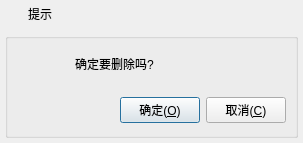
<?xml version="1.0" encoding="UTF-8"?>
<ui version="4.0">
 <class>frmMessageBox</class>
 <widget class="QDialog" name="frmMessageBox">
  <property name="geometry">
   <rect>
    <x>0</x>
    <y>0</y>
    <width>303</width>
    <height>143</height>
   </rect>
  </property>
  <property name="windowTitle">
   <string>提示</string>
  </property>
  <layout class="QVBoxLayout" name="verticalLayout">
   <property name="spacing">
    <number>0</number>
   </property>
   <property name="leftMargin">
    <number>0</number>
   </property>
   <property name="topMargin">
    <number>0</number>
   </property>
   <property name="rightMargin">
    <number>0</number>
   </property>
   <property name="bottomMargin">
    <number>0</number>
   </property>
   <item>
    <widget class="QWidget" name="widget_title" native="true">
     <property name="sizePolicy">
      <sizepolicy hsizetype="Preferred" vsizetype="Fixed">
       <horstretch>0</horstretch>
       <verstretch>0</verstretch>
      </sizepolicy>
     </property>
     <property name="minimumSize">
      <size>
       <width>100</width>
       <height>28</height>
      </size>
     </property>
     <property name="maximumSize">
      <size>
       <width>16777215</width>
       <height>28</height>
      </size>
     </property>
     <layout class="QHBoxLayout" name="horizontalLayout_2">
      <property name="spacing">
       <number>0</number>
      </property>
      <property name="leftMargin">
       <number>0</number>
      </property>
      <property name="topMargin">
       <number>0</number>
      </property>
      <property name="rightMargin">
       <number>0</number>
      </property>
      <property name="bottomMargin">
       <number>0</number>
      </property>
      <item>
       <widget class="QLabel" name="lab_Ico">
        <property name="sizePolicy">
         <sizepolicy hsizetype="Minimum" vsizetype="Preferred">
          <horstretch>0</horstretch>
          <verstretch>0</verstretch>
         </sizepolicy>
        </property>
        <property name="minimumSize">
         <size>
          <width>28</width>
          <height>28</height>
         </size>
        </property>
        <property name="maximumSize">
         <size>
          <width>28</width>
          <height>28</height>
         </size>
        </property>
        <property name="text">
         <string/>
        </property>
        <property name="pixmap">
         <pixmap resource="resource.qrc">:/image/myappico.ico</pixmap>
        </property>
        <property name="scaledContents">
         <bool>true</bool>
        </property>
        <property name="alignment">
         <set>Qt::AlignCenter</set>
        </property>
       </widget>
      </item>
      <item>
       <widget class="QLabel" name="lab_Title">
        <property name="sizePolicy">
         <sizepolicy hsizetype="Expanding" vsizetype="Preferred">
          <horstretch>0</horstretch>
          <verstretch>0</verstretch>
         </sizepolicy>
        </property>
        <property name="styleSheet">
         <string notr="true">font: 10pt &quot;微软雅黑&quot;;</string>
        </property>
        <property name="text">
         <string>提示</string>
        </property>
        <property name="alignment">
         <set>Qt::AlignLeading|Qt::AlignLeft|Qt::AlignVCenter</set>
        </property>
       </widget>
      </item>
      <item>
       <widget class="QWidget" name="widget_menu" native="true">
        <property name="sizePolicy">
         <sizepolicy hsizetype="Minimum" vsizetype="Preferred">
          <horstretch>0</horstretch>
          <verstretch>0</verstretch>
         </sizepolicy>
        </property>
        <layout class="QHBoxLayout" name="horizontalLayout">
         <property name="spacing">
          <number>0</number>
         </property>
         <property name="leftMargin">
          <number>0</number>
         </property>
         <property name="topMargin">
          <number>0</number>
         </property>
         <property name="rightMargin">
          <number>0</number>
         </property>
         <property name="bottomMargin">
          <number>0</number>
         </property>
         <item>
          <widget class="QPushButton" name="btnMenu_Close">
           <property name="sizePolicy">
            <sizepolicy hsizetype="Minimum" vsizetype="Expanding">
             <horstretch>0</horstretch>
             <verstretch>0</verstretch>
            </sizepolicy>
           </property>
           <property name="minimumSize">
            <size>
             <width>40</width>
             <height>0</height>
            </size>
           </property>
           <property name="cursor">
            <cursorShape>ArrowCursor</cursorShape>
           </property>
           <property name="focusPolicy">
            <enum>Qt::NoFocus</enum>
           </property>
           <property name="toolTip">
            <string>关闭</string>
           </property>
           <property name="text">
            <string/>
           </property>
           <property name="flat">
            <bool>true</bool>
           </property>
          </widget>
         </item>
        </layout>
       </widget>
      </item>
     </layout>
    </widget>
   </item>
   <item>
    <widget class="QWidget" name="widget_main" native="true">
     <property name="styleSheet">
      <string notr="true">font: 11pt &quot;微软雅黑&quot;;</string>
     </property>
     <layout class="QVBoxLayout" name="verticalLayout_2">
      <property name="spacing">
       <number>5</number>
      </property>
      <property name="leftMargin">
       <number>5</number>
      </property>
      <property name="topMargin">
       <number>5</number>
      </property>
      <property name="rightMargin">
       <number>5</number>
      </property>
      <property name="bottomMargin">
       <number>5</number>
      </property>
      <item>
       <widget class="QGroupBox" name="groupBox">
        <property name="title">
         <string/>
        </property>
        <widget class="QLabel" name="labIcoMain">
         <property name="geometry">
          <rect>
           <x>10</x>
           <y>10</y>
           <width>45</width>
           <height>45</height>
          </rect>
         </property>
         <property name="styleSheet">
          <string notr="true">border-image: url(:/image/info.png);</string>
         </property>
         <property name="text">
          <string/>
         </property>
        </widget>
        <widget class="QLabel" name="labInfo">
         <property name="geometry">
          <rect>
           <x>70</x>
           <y>10</y>
           <width>211</width>
           <height>41</height>
          </rect>
         </property>
         <property name="text">
          <string>确定要删除吗?</string>
         </property>
         <property name="scaledContents">
          <bool>false</bool>
         </property>
         <property name="alignment">
          <set>Qt::AlignLeading|Qt::AlignLeft|Qt::AlignVCenter</set>
         </property>
         <property name="wordWrap">
          <bool>true</bool>
         </property>
        </widget>
        <widget class="QWidget" name="layoutWidget">
         <property name="geometry">
          <rect>
           <x>10</x>
           <y>60</y>
           <width>271</width>
           <height>34</height>
          </rect>
         </property>
         <layout class="QHBoxLayout" name="horizontalLayout_3">
          <item>
           <spacer name="horizontalSpacer">
            <property name="orientation">
             <enum>Qt::Horizontal</enum>
            </property>
            <property name="sizeHint" stdset="0">
             <size>
              <width>40</width>
              <height>20</height>
             </size>
            </property>
           </spacer>
          </item>
          <item>
           <widget class="QPushButton" name="btnOk">
            <property name="cursor">
             <cursorShape>PointingHandCursor</cursorShape>
            </property>
            <property name="focusPolicy">
             <enum>Qt::StrongFocus</enum>
            </property>
            <property name="styleSheet">
             <string notr="true"/>
            </property>
            <property name="text">
             <string>确定(&amp;O)</string>
            </property>
            <property name="icon">
             <iconset>
              <normaloff>:/image/update.png</normaloff>:/image/update.png</iconset>
            </property>
            <property name="iconSize">
             <size>
              <width>20</width>
              <height>20</height>
             </size>
            </property>
           </widget>
          </item>
          <item>
           <widget class="QPushButton" name="btnCancel">
            <property name="cursor">
             <cursorShape>PointingHandCursor</cursorShape>
            </property>
            <property name="focusPolicy">
             <enum>Qt::StrongFocus</enum>
            </property>
            <property name="styleSheet">
             <string notr="true"/>
            </property>
            <property name="text">
             <string>取消(&amp;C)</string>
            </property>
            <property name="icon">
             <iconset>
              <normaloff>:/image/close.png</normaloff>:/image/close.png</iconset>
            </property>
            <property name="iconSize">
             <size>
              <width>20</width>
              <height>20</height>
             </size>
            </property>
           </widget>
          </item>
         </layout>
        </widget>
       </widget>
      </item>
     </layout>
    </widget>
   </item>
  </layout>
 </widget>
 <resources>
  <include location="resource.qrc"/>
 </resources>
 <connections/>
</ui>
